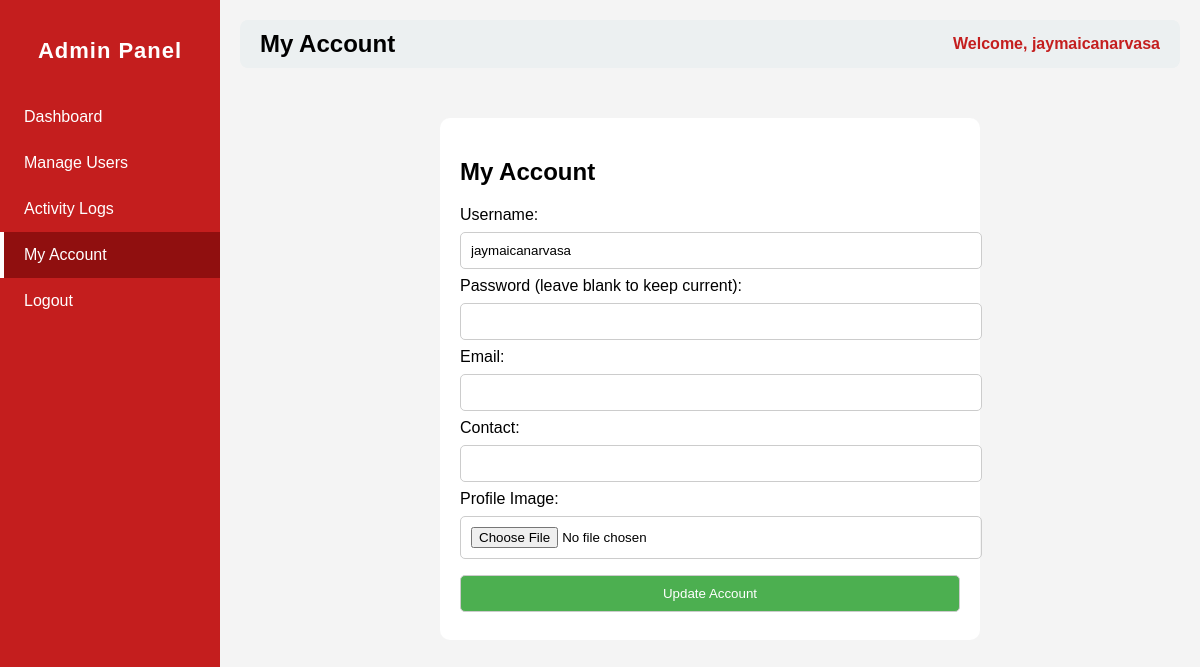
The page /admin.php?page=my_account (signed in) on the database as committed earlier.
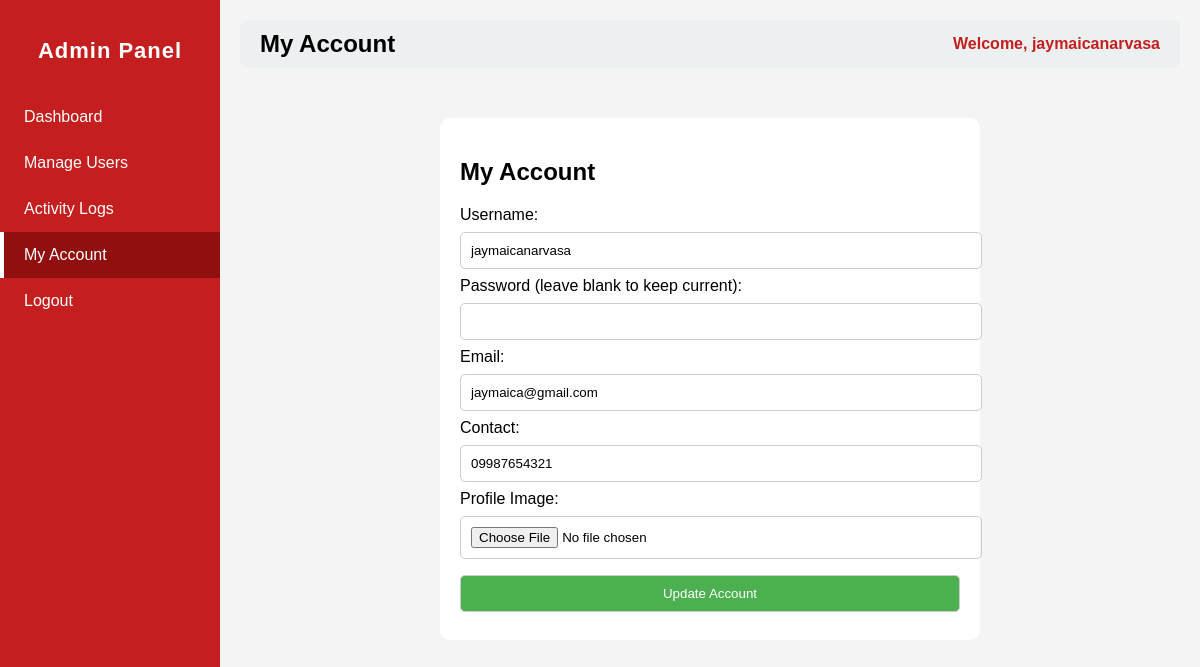
The same page on the database as committed later.
### tables this page shows
CREATE TABLE `users` (
  `id` int(11) NOT NULL,
  `username` varchar(50) NOT NULL,
  `password` varchar(255) NOT NULL,
  `role` varchar(50) NOT NULL,
  `email` varchar(255) NOT NULL,
  `contact` varchar(50) NOT NULL,
  `status` varchar(50) NOT NULL,
  `img` varchar(255) NOT NULL
);

### admin_pages/my_account.php (the view, shortened to what this page needs)
<?php
$host = "localhost";
$dbname = "studisciplink";
$user = "root";
$pass = "";
try {
    $pdo = new PDO("mysql:host=$host;dbname=$dbname", $user, $pass);
    $pdo->setAttribute(PDO::ATTR_ERRMODE, PDO::ERRMODE_EXCEPTION);
    $stmt = $pdo->prepare("SELECT * FROM users WHERE id = ?");
    $stmt->execute([$_SESSION['user_id']]);
    $user = $stmt->fetch(PDO::FETCH_ASSOC);
} catch (PDOException $e) {
    die("Database error: " . $e->getMessage());
}
?>
<!DOCTYPE html>
<html lang="en">
<head>
</head>
<body>
    <div class="container">
        <h2>My Account</h2>
        <form action="update_account.php" method="POST" enctype="multipart/form-data">
            <label>Username:</label>
            <input type="text" name="username" value="<?php echo htmlspecialchars($user['username']); ?>" required>
            <label>Password (leave blank to keep current):</label>
            <input type="password" name="password">
            <label>Email:</label>
            <input type="email" name="email" value="<?php echo htmlspecialchars($user['email']); ?>">
            <label>Contact:</label>
            <input type="text" name="contact" value="<?php echo htmlspecialchars($user['contact']); ?>">
            <label>Profile Image:</label>
            <input type="file" name="img" accept="image/*">
            <button type="submit">Update Account</button>
        </form>
    </div>
</body>
</html>

Rows that differ between the two databases and show on the page:
changed users "jaymaicanarvasa": email (not shown) → "jaymaica@gmail.com"; contact (not shown) → "09987654321"
